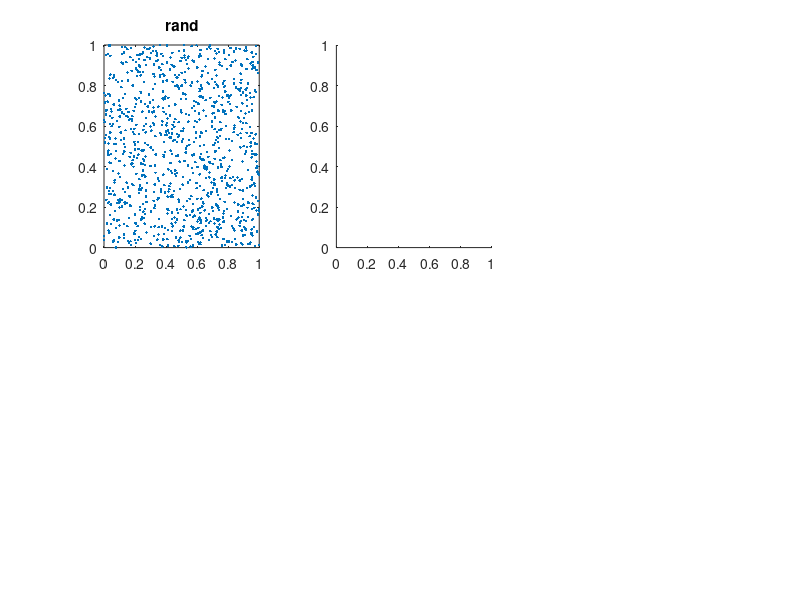

Here is the MATLAB script that generated this plot: (Note: this script raises an error after producing the figure.)
n=1000;

subplot(2,3,1)
x = rand(n, 2);
plot(x(:,1), x(:,2), '.')
title('rand');

subplot(2,3,2)
x = halton_sequence(n, 2);
plot(x(:,1), x(:,2), '.');
title('halton');
xlabel('x_1'); ylabel('x_2');

subplot(2,3,3)
x = halton_sequence(n, 11);
plot(x(:,10), x(:,11), '.')
title('halton');
xlabel('x_{10}'); ylabel('x_{11}');

subplot(2,3,4)
x = halton_sequence(n, 11, 'scramble', 'bw');
plot(x(:,10), x(:,11), '.')
title('halton (scramble=bw)');
xlabel('x_{10}'); ylabel('x_{11}');

subplot(2,3,5)
x = halton_sequence(n, 11, 'shuffle', true);
plot(x(:,10), x(:,11), '.')
title('halton (shuffle)');
xlabel('x_{10}'); ylabel('x_{11}');

subplot(2,3,6)
x = halton_sequence(n, 10);
plot3(x(:,1), x(:,2), x(:,3), '.')
